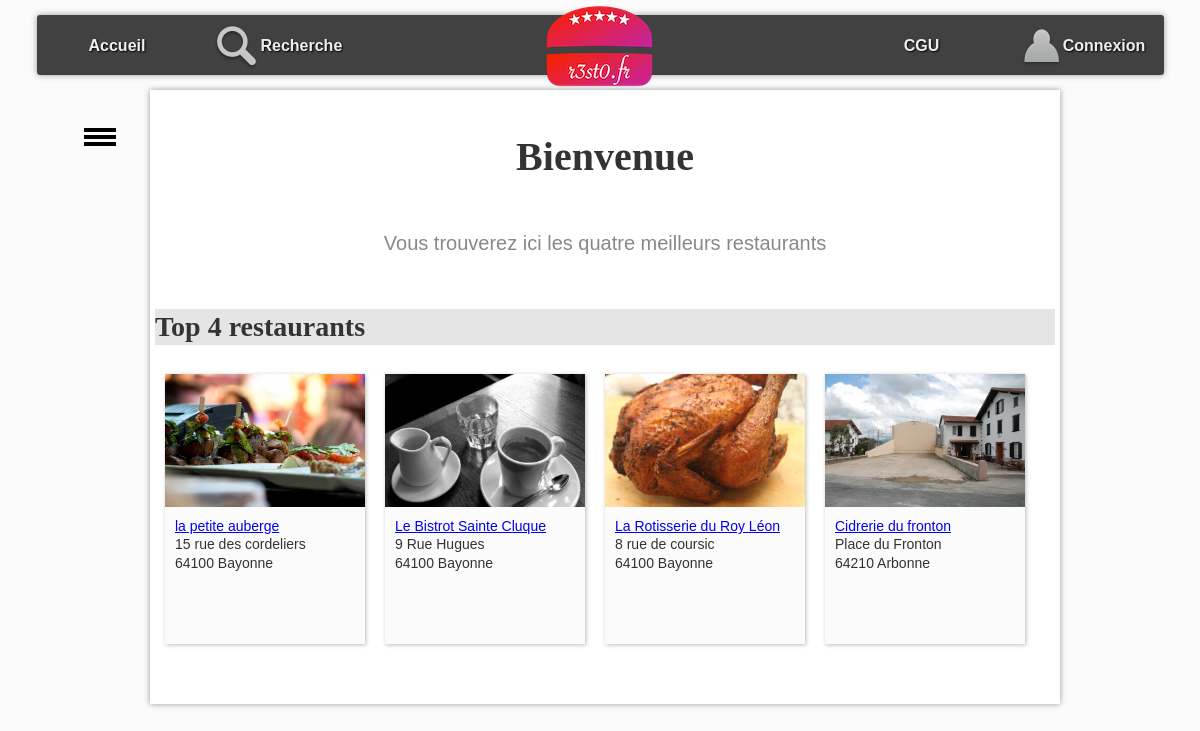
The page / on the database its author committed.
### tables this page shows
CREATE TABLE `resto` (
  `idR` bigint(20) NOT NULL,
  `nomR` varchar(255) DEFAULT NULL,
  `numAdrR` varchar(20) DEFAULT NULL,
  `voieAdrR` varchar(255) DEFAULT NULL,
  `cpR` char(5) DEFAULT NULL,
  `villeR` varchar(255) DEFAULT NULL,
  `latitudeDegR` float DEFAULT NULL,
  `longitudeDegR` float DEFAULT NULL,
  `descR` text DEFAULT NULL,
  `horairesR` text DEFAULT NULL
);

CREATE TABLE `photo` (
  `idP` bigint(20) NOT NULL,
  `cheminP` varchar(255) DEFAULT NULL,
  `idR` bigint(20) DEFAULT NULL
);

### controleur/listeRestos.php (called while the page is built, shortened)
<?php
include_once "$racine/modele/bd.resto.inc.php";
include_once "$racine/modele/bd.photo.inc.php";
$listeRestos = getTop4Resto();
include "$racine/vue/entete.html.php";
include "$racine/vue/vueListeRestos.php";
include "$racine/vue/pied.html.php";
?>

### index.php (called while the page is built, shortened)
<?php
include "getRacine.php";
include_once "$racine/modele/authentification.inc.php";
if (isset($_GET["action"])) {
    $action = $_GET["action"];
}
else {
    $action = "defaut";
}
$fichier = controleurPrincipal($action);
include "$racine/controleur/$fichier";
?>

### modele/authentification.inc.php (called while the page is built, shortened)
<?php
function isLoggedOn()
{
    $ret = false;
    return $ret;
}

### modele/bd.resto.inc.php (called while the page is built, shortened)
<?php
function getTop4Resto()
{
    $resultat = array();
    try {
        $cnx = connexionPDO();
        $req = $cnx->prepare("SELECT re.*, AVG(cr.note) as noteF
                      FROM resto re, critiquer cr
                      WHERE re.idR = cr.idR
                      GROUP BY re.idR
                      ORDER BY noteF DESC
                      LIMIT 4");
        $req->execute();
        $resultat = $req->fetchAll(PDO::FETCH_ASSOC);
    } catch (PDOException $e) {
        error_log("DB Error: " . $e->getMessage());
        return $resultat;
    }
    return $resultat;
}
?>

### modele/bd.photo.inc.php (called while the page is built, shortened)
<?php
function getPhotosByIdR($idR)
{
    $resultat = array();
    try {
        $cnx = connexionPDO();
        $req = $cnx->prepare("select * from photo where idR=:idR");
        $req->bindValue(':idR', $idR, PDO::PARAM_INT);
        $req->execute();
        $resultat = $req->fetchAll(PDO::FETCH_ASSOC);
    } catch (PDOException $e) {
        error_log("DB Error: " . $e->getMessage());
        return $resultat;
    }
    return $resultat;
}
?>

### vue/vueListeRestos.php (the view, shortened to what this page needs)
<div style="display: flex; justify-content: center; flex-direction: column; align-items: center; height: 200px;">
    <h1 style="background: none; font-size: 40px;">Bienvenue</h1>
    <p style="font-size: 20px; color: #888;">Vous trouverez ici les quatre meilleurs restaurants</p>
</div>
<h1>Top 4 restaurants</h1>
<?php
for ($i = 0; $i < count($listeRestos); $i++) {
    $lesPhotos = getPhotosByIdR($listeRestos[$i]['idR']);
    ?>
    <div class="card">
        <div class="photoCard">
            <?php if (count($lesPhotos) > 0) { ?>
                <img src="photos/<?= $lesPhotos[0]["cheminP"] ?>" alt="photo du restaurant" />
            <?php } ?>
        </div>
        <div class="descrCard"><?php echo "<a href='./?action=detail&idR=" . $listeRestos[$i]['idR'] . "'>" . $listeRestos[$i]['nomR'] . "</a>"; ?>
            <br />
            <?= $listeRestos[$i]["numAdrR"] ?>
            <?= $listeRestos[$i]["voieAdrR"] ?>
            <br />
            <?= $listeRestos[$i]["cpR"] ?>
            <?= $listeRestos[$i]["villeR"] ?>
        </div>
    </div>
    <?php
}
?>

### vue/entete.html.php (shortened to what this page needs)
<!DOCTYPE html PUBLIC "-//W3C//DTD HTML 4.01 Transitional//EN" "http://www.w3.org/TR/html4/loose.dtd">
<html>
    <head>
    </head>
    <body>
    <nav>
        <ul id="menuGeneral">
            <li><a href="./?action=accueil">Accueil</a></li>
            <li><a href="./?action=recherche"><img src="images/rechercher.png" alt="loupe" />Recherche</a></li>
            <li></li>
            <li id="logo"><a href="./?action=accueil"><img src="images/logoBarre.png" alt="logo" /></a></li>
            <li></li>
            <li><a href="./?action=cgu">CGU</a></li>
            <?php if(isLoggedOn()){ ?>
            <li><a href="./?action=profil"><img src="images/profil.png" alt="loupe" />Mon Profil</a></li>
            <?php }
            else{ ?>
            <li><a href="./?action=connexion"><img src="images/profil.png" alt="loupe" />Connexion</a></li>
            <?php } ?>
        </ul>
    </nav>
    <div id="bouton">
        <div></div>
        <div></div>
        <div></div>
    </div>
    <ul id="menuContextuel">
        <li><img src="images/logoBarre.png" alt="logo" /></li>
    </ul>
    <div id="corps">

### vue/pied.html.php
</div>
</body>
</html>

### css/base.css (style rules this page uses)
:root { --largeurPage: 900px; --largeurMenuCont : 200px; --margeCalc: calc((100% - var(--largeurPage)) / 2); --margeMenuHaut : 15px; --hauteurMenuGene:60px; --coulA1:#5A7694; --coulA2:#D7E5ED; --coulB1:#566459; --coulB2:#90974A; --coulC:#CDBCA0; --fondC:#fcfbfb; --padding_cote:5px; }
body { font-family: Arial; color : #333; font-size : 14px; line-height : 1.3; scroll-behavior: smooth; background-color : var(--fondC); }
#logo { text-align : center; }
#corps, #menuContextuel, #menuGeneral { transition-duration : 0.4s; }
#corps { top : 15px; margin-top : calc(var(--hauteurMenuGene) + var(--margeMenuHaut)); padding-bottom : 50px; padding-left : 5px; padding-right : 5px; position : absolute; left : var(--margeCalc); width : var(--largeurPage); background-color : #fff; box-shadow: 0px 0px 6px #999; min-height: 500px; }
#menuContextuel { position : fixed; left : var(--margeCalc); width : var(--largeurPage); background-color : var(--fondC); z-index:0; overflow : hidden; top : calc(var(--hauteurMenuGene) + var(--margeMenuHaut) + 50px); margin-top:0px; padding-top:0px; list-style-type : none; padding-left : 0px; width : var(--largeurMenuCont); border-radius: 3px; }
#bouton { top : calc(var(--hauteurMenuGene) + var(--margeMenuHaut) + 50px); position : fixed; left : calc((100% - var(--largeurPage)) / 2 - 70px); width : 40px; height : 25px; }
#bouton>div { margin-left : 4px; border : 1px solid #000; width : 30px; height : 2px; background-color : #000; margin-top : 3px; }
nav { position:fixed; top:var(--margeMenuHaut); left:0px; width:100%; height:var(--hauteurMenuGene); z-index:100; }
#menuGeneral { text-align : center; width : calc(var(--largeurPage) + 220px + var(--padding_cote) + 2px); height : var(--hauteurMenuGene); background-color : rgba(45,45,45,0.9); color : #fff; margin:auto auto; box-shadow: 0px 0px 6px #999; border-radius: 3px; }
#menuGeneral { list-style-type: none; padding-left : 0px; }
#menuGeneral>li { float : left; width: 14.28%; height : 100%; vertical-align: middle; line-height:60px; }
#logo>a>img { position : relative; top : -10px; }
#menuGeneral>li>a { height : var(--hauteurMenuGene); display : inline-block; vertical-align: middle; color:#eee; text-shadow: 1px 1px 2px #000; text-decoration: none; font-size : 16px; font-weight: bold; }
#menuGeneral>li>a>img { vertical-align: middle; }
#menuContextuel>li { padding-top : 5px; padding-bottom : 5px; margin-top : 0px; margin-bottom : 0px; padding-left : 8px; }
#menuContextuel>li:first-child { text-align : center; }

### css/cgu.css (style rules this page uses)
h1,h2,h3,h4 { font-family: Futura; background-color : rgba(0,0,0,0.1); }

### css/corps.css (style rules this page uses)
div.card { position : relative; width:180px; height : 250px; float:left; padding:10px; margin : 10px; background-color : var(--fondC); box-shadow: 1px 1px 4px #bbb; }
div.photoCard>img { position : relative; top:-10px; left : -10px; max-width : 200px; max-height: 140px; }
div.descrCard { position : relative; top:0px; }

### rows shown on the page
resto: photo.cheminP (picture), nomR "la petite auberge", numAdrR "15", voieAdrR "rue des cordeliers", cpR "64100", villeR "Bayonne"
resto: photo.cheminP (picture), nomR "Le Bistrot Sainte Cluque", numAdrR "9", voieAdrR "Rue Hugues", cpR "64100", villeR "Bayonne"
resto: photo.cheminP (picture), nomR "La Rotisserie du Roy Léon", numAdrR "8", voieAdrR "rue de coursic", cpR "64100", villeR "Bayonne"
resto: photo.cheminP (picture), nomR "Cidrerie du fronton", voieAdrR "Place du Fronton", cpR "64210", villeR "Arbonne"
